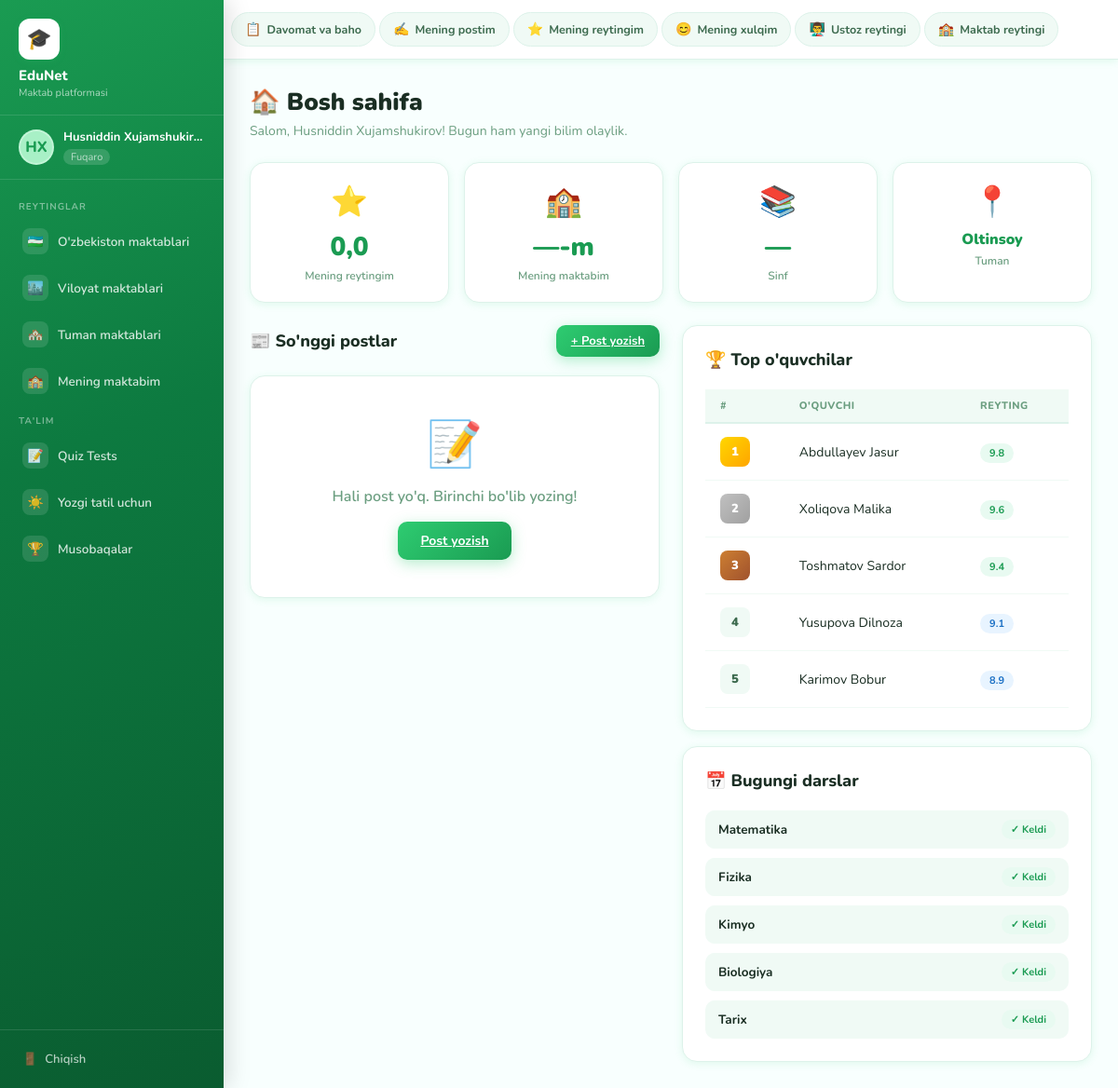
Page /dashboard/ (signed in) on the committed database.
### accounts/models.py (models this page shows, shortened)
class CustomUser(AbstractUser):
    rol = models.CharField(max_length=20, choices=ROL_CHOICES, default='oquvchi')
    viloyat = models.CharField(max_length=50, choices=VILOYATLAR, blank=True)
    tuman = models.CharField(max_length=100, blank=True)
    maktab_raqam = models.CharField(max_length=20, blank=True)
    sinf = models.IntegerField(null=True, blank=True)
    avatar = models.ImageField(upload_to='avatars/', blank=True, null=True)
    reyting = models.FloatField(default=0.0)
    created_at = models.DateTimeField(auto_now_add=True)

### main/views.py (the view)
# urls.py: path('dashboard/', views.dashboard, name='dashboard'),
@login_required
def dashboard(request):
    user = request.user
    postlar = Post.objects.select_related('muallif').all()[:20]
    context = {
        'user': user,
        'postlar': postlar,
        'fanlar': FAN_CHOICES,
    }
    return render(request, 'main/dashboard.html', context)

### templates/main/dashboard.html (shortened to what this page needs)
{% extends 'dashboard_base.html' %}
{% block content %}
<div class="page-header">
  <h1>🏠 Bosh sahifa</h1>
  <p>Salom, {{ request.user.get_full_name|default:request.user.username }}! Bugun ham yangi bilim olaylik.</p>
</div>
<div class="stats-grid">
  <div class="stat-card">
    <div class="stat-icon">⭐</div>
    <div class="stat-value">{{ request.user.reyting|floatformat:1 }}</div>
    <div class="stat-label">Mening reytingim</div>
  </div>
  <div class="stat-card">
    <div class="stat-icon">🏫</div>
    <div class="stat-value">{{ request.user.maktab_raqam|default:"—" }}-m</div>
    <div class="stat-label">Mening maktabim</div>
  </div>
  <div class="stat-card">
    <div class="stat-icon">📚</div>
    <div class="stat-value">{{ request.user.sinf|default:"—" }}</div>
    <div class="stat-label">Sinf</div>
  </div>
  <div class="stat-card">
    <div class="stat-icon">📍</div>
    <div class="stat-value" style="font-size:16px">{{ request.user.tuman|default:"—" }}</div>
    <div class="stat-label">Tuman</div>
  </div>
</div>
<div class="two-col" style="gap:24px">
  <div>
    <div class="card-header">
      <div class="card-title">📰 So'nggi postlar</div>
      <a href="{% url 'mening_postim' %}" class="btn btn-primary" style="font-size:13px;padding:8px 16px">+ Post yozish</a>
    </div>
    <div class="posts-feed">
      {% for post in postlar %}
      <div class="post-card">
        <div class="post-author">
          <div class="post-avatar">{{ post.muallif.first_name|first|upper }}{{ post.muallif.last_name|first|upper }}</div>
          <div class="post-author-info">
            <div class="author-name">{{ post.muallif.get_full_name|default:post.muallif.username }}</div>
            <div class="post-meta">
              {{ post.yaratilgan|date:"d.m.Y H:i" }}
              {% if post.muallif.viloyat %}
              &nbsp;·&nbsp;
              <span class="maktab-chip">📍 {{ post.muallif.tuman }} · {{ post.muallif.maktab_raqam }}-maktab</span>
              {% endif %}
            </div>
          </div>
        </div>
        <div class="post-text">{{ post.matn }}</div>
        <div class="post-actions">
          <button class="post-action-btn like-btn {% if request.user in post.liked_by.all %}liked{% endif %}" data-id="{{ post.id }}">
            👍 <span class="like-count">{{ post.liked_by.count }}</span>
          </button>
          <span class="post-action-btn">⭐ {{ post.reyting|floatformat:1 }}</span>
        </div>
      </div>
      {% empty %}
      <div class="card" style="text-align:center;padding:40px">
        <div style="font-size:48px;margin-bottom:12px">📝</div>
        <p style="color:#6b9e80;font-weight:600">Hali post yo'q. Birinchi bo'lib yozing!</p>
        <a href="{% url 'mening_postim' %}" class="btn btn-primary" style="margin-top:16px;display:inline-block">Post yozish</a>
      </div>
      {% endfor %}
    </div>
  </div>
  <div>
    <div class="card" style="margin-bottom:16px">
      <div class="card-header">
        <div class="card-title">🏆 Top o'quvchilar</div>
      </div>
      <table class="reyting-table">
        <thead><tr><th>#</th><th>O'quvchi</th><th>Reyting</th></tr></thead>
        <tbody>
          <tr><td><div class="rank-badge rank-1">1</div></td><td>Abdullayev Jasur</td><td><span class="badge badge-green">9.8</span></td></tr>
          <tr><td><div class="rank-badge rank-2">2</div></td><td>Xoliqova Malika</td><td><span class="badge badge-green">9.6</span></td></tr>
          <tr><td><div class="rank-badge rank-3">3</div></td><td>Toshmatov Sardor</td><td><span class="badge badge-green">9.4</span></td></tr>
          <tr><td><div class="rank-badge rank-other">4</div></td><td>Yusupova Dilnoza</td><td><span class="badge badge-blue">9.1</span></td></tr>
          <tr><td><div class="rank-badge rank-other">5</div></td><td>Karimov Bobur</td><td><span class="badge badge-blue">8.9</span></td></tr>
        </tbody>
      </table>
    </div>
    <div class="card">
      <div class="card-header">
        <div class="card-title">📅 Bugungi darslar</div>
      </div>
      <div style="display:flex;flex-direction:column;gap:10px">
        {% for fan_key, fan_nomi in fanlar|slice:":5" %}
        <div style="display:flex;align-items:center;justify-content:space-between;padding:10px 14px;background:#f0faf5;border-radius:10px">
          <span style="font-size:13.5px;font-weight:700;color:#1a2e23">{{ fan_nomi }}</span>
          <span class="badge badge-green">✓ Keldi</span>
        </div>
        {% endfor %}
      </div>
    </div>
  </div>
</div>
{% endblock %}

### templates/dashboard_base.html
{% extends 'base.html' %}
{% load static %}
{% block body %}
<div class="app-layout">
  <aside class="sidebar">
    <div class="sidebar-logo">
      <div class="logo-icon">🎓</div>
      <h2>EduNet</h2>
      <p>Maktab platformasi</p>
    </div>
    <div class="sidebar-user">
      <div class="avatar">{{ request.user.first_name|first|upper }}{{ request.user.last_name|first|upper }}</div>
      <div class="user-info">
        <div class="name">{{ request.user.get_full_name|default:request.user.username }}</div>
        <span class="rol">{{ request.user.get_rol_display }}</span>
      </div>
    </div>
    <nav class="sidebar-nav">
      <div class="nav-label">Reytinglar</div>
      <a href="{% url 'uzbekiston_maktablari' %}" class="{% if request.resolver_match.url_name == 'uzbekiston_maktablari' %}active{% endif %}">
        <span class="nav-icon">🇺🇿</span> O'zbekiston maktablari
      </a>
      <a href="{% url 'viloyat_maktablari' %}" class="{% if request.resolver_match.url_name == 'viloyat_maktablari' %}active{% endif %}">
        <span class="nav-icon">🏙️</span> Viloyat maktablari
      </a>
      <a href="{% url 'tuman_maktablari' %}" class="{% if request.resolver_match.url_name == 'tuman_maktablari' %}active{% endif %}">
        <span class="nav-icon">🏘️</span> Tuman maktablari
      </a>
      <a href="{% url 'mening_maktabim' %}" class="{% if request.resolver_match.url_name == 'mening_maktabim' %}active{% endif %}">
        <span class="nav-icon">🏫</span> Mening maktabim
      </a>
      <div class="nav-label">Ta'lim</div>
      <a href="{% url 'quiz_tests' %}" class="{% if request.resolver_match.url_name == 'quiz_tests' %}active{% endif %}">
        <span class="nav-icon">📝</span> Quiz Tests
      </a>
      <a href="{% url 'yozgi_tatil' %}" class="{% if request.resolver_match.url_name == 'yozgi_tatil' %}active{% endif %}">
        <span class="nav-icon">☀️</span> Yozgi tatil uchun
      </a>
      <a href="{% url 'musobaqalar' %}" class="{% if request.resolver_match.url_name == 'musobaqalar' %}active{% endif %}">
        <span class="nav-icon">🏆</span> Musobaqalar
      </a>
    </nav>
    <div class="sidebar-bottom">
      <a href="{% url 'logout' %}">
        <span>🚪</span> Chiqish
      </a>
    </div>
  </aside>
  <div class="main-wrapper">
    <header class="topbar">
      <a href="{% url 'davomat_baho' %}" class="top-btn {% if request.resolver_match.url_name == 'davomat_baho' %}active{% endif %}">
        <span class="btn-icon">📋</span> Davomat va baho
      </a>
      <a href="{% url 'mening_postim' %}" class="top-btn {% if request.resolver_match.url_name == 'mening_postim' %}active{% endif %}">
        <span class="btn-icon">✍️</span> Mening postim
      </a>
      <a href="{% url 'mening_reytingim' %}" class="top-btn {% if request.resolver_match.url_name == 'mening_reytingim' %}active{% endif %}">
        <span class="btn-icon">⭐</span> Mening reytingim
      </a>
      <a href="{% url 'mening_xulqim' %}" class="top-btn {% if request.resolver_match.url_name == 'mening_xulqim' %}active{% endif %}">
        <span class="btn-icon">😊</span> Mening xulqim
      </a>
      <a href="{% url 'ustoz_reytingi' %}" class="top-btn {% if request.resolver_match.url_name == 'ustoz_reytingi' %}active{% endif %}">
        <span class="btn-icon">👨‍🏫</span> Ustoz reytingi
      </a>
      <a href="{% url 'maktab_reytingi' %}" class="top-btn {% if request.resolver_match.url_name == 'maktab_reytingi' %}active{% endif %}">
        <span class="btn-icon">🏫</span> Maktab reytingi
      </a>
    </header>
    <main class="page-content">
      {% block content %}{% endblock %}
    </main>
  </div>
</div>
{% endblock %}

### templates/base.html (shortened to what this page needs)
<!DOCTYPE html>
<html lang="uz">
<head>
  {% load static %}
  <link rel="stylesheet" href="{% static 'css/style.css' %}">
</head>
<body>
{% block body %}{% endblock %}
</body>
</html>

### rows in the picture
CustomUser: user.first_name|first "H", user.last_name|first "X", user.get_full_name "Husniddin Xujamshukir…", user.rol "Fuqaro", user.get_full_name "Husniddin Xujamshukirov", user.reyting "0,0", user.maktab_raqam "—", user.sinf "—", user.tuman "Oltinsoy"

### other values in the picture
{{ fan_nomi }} "Matematika" "Fizika" "Kimyo" "Biologiya" "Tarix"
